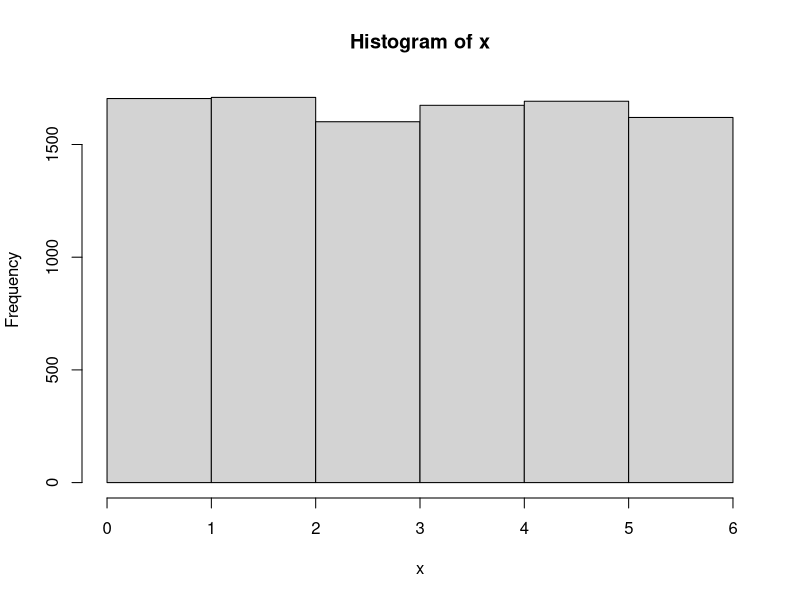
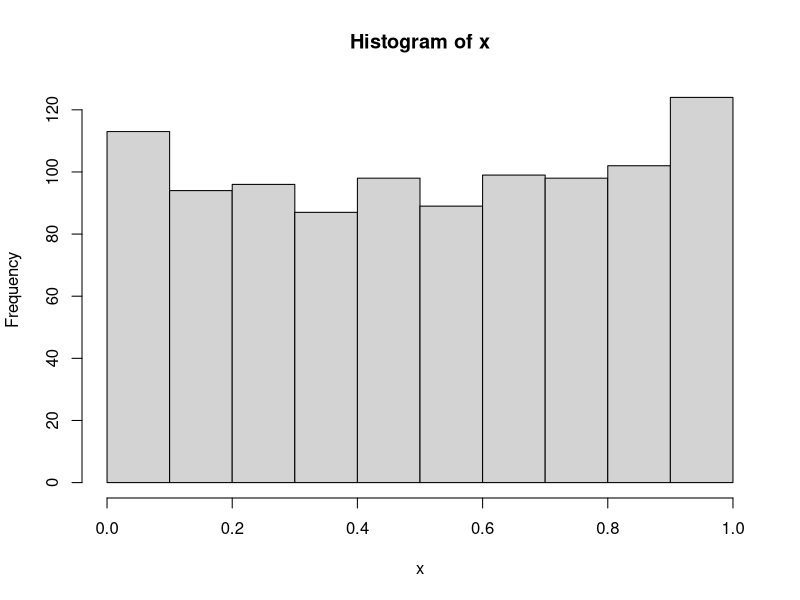
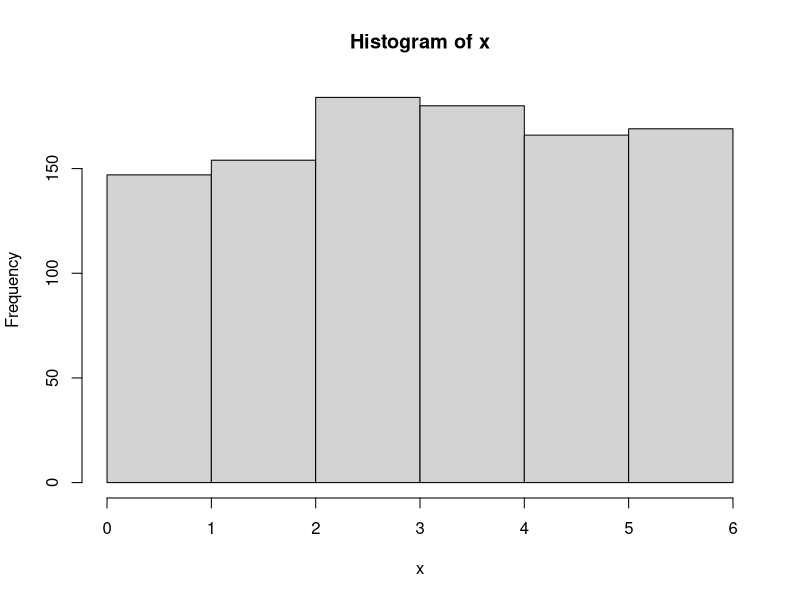
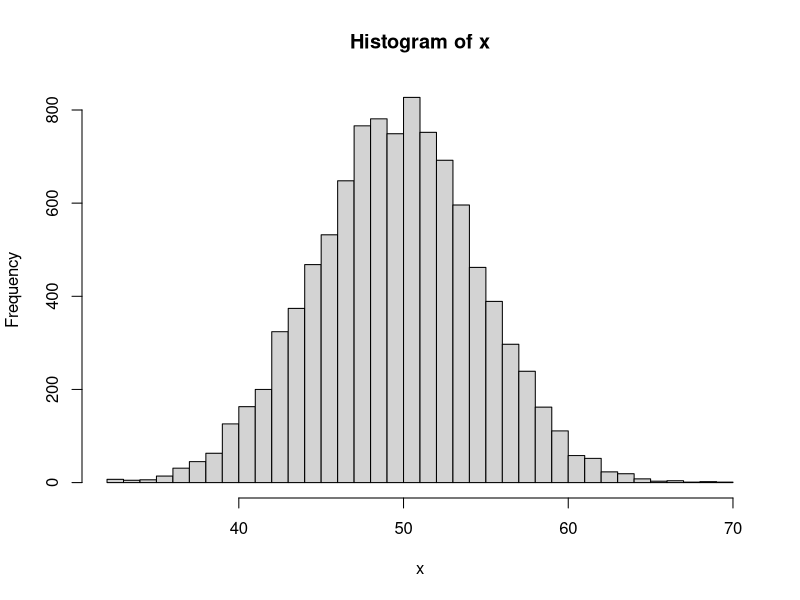
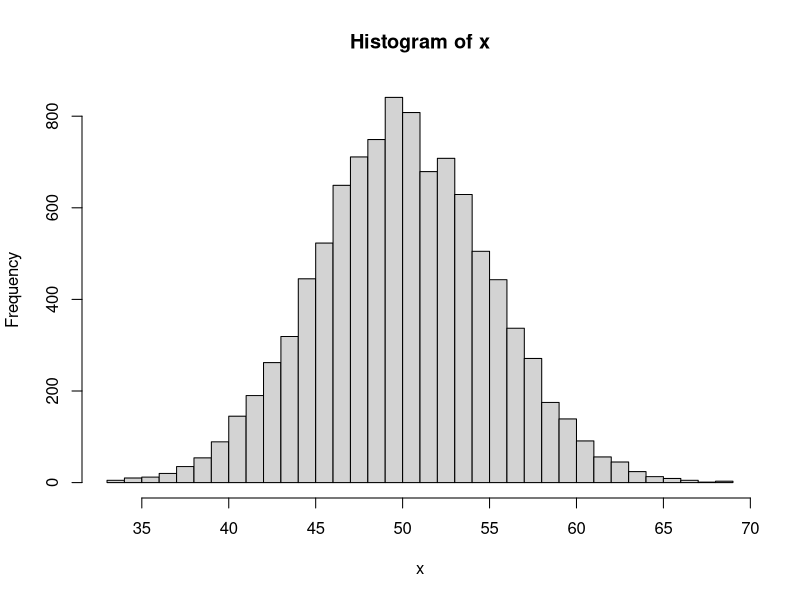

Source code (R) for these figures, in order:
## ---- chunk 1
x <- sample(x = 1:6,        # 範囲
            size = 10000,   # 乱数の数
            replace = TRUE) # 重複あり
hist(x, breaks = 0:6) # ヒストグラム
## ---- chunk 2
x <- runif(min = 0,  # 最小
           max = 1,  # 最大
           n = 1000) # 乱数の数
hist(x)
## ---- chunk 3
x <- as.integer(      # 整数に変換
  runif(min = 1,      # 最小
        max = 7,      # 最大+1
        n = 1000))    # 乱数の数
hist(x, breaks = 0:6) # 結果は割愛
## ---- chunk 4
n <- 100
p <- 0.5
r <- 10000
x <- rbinom(size = n, # 試行回数
            prob = p, # 確率
            n = r)    # 乱数の数
hist(x, breaks = max(x) - min(x))
## ---- chunk 5
r <- 10000
x <- rnorm(mean = 50, # 平均
           sd = 5,    # 標準偏差
           n = r)     # 乱数の数
hist(x, breaks = 40)
## ---- chunk 6
library(tidyverse)

f <- function(k) {
  n <- 10000
  tmp <- replicate(n = n, expr = g(rnorm(n =  k, sd = 3)))
  list(k = k,
       mean = mean(tmp),       # 平均
       se = sd(tmp) / sqrt(n)) # 標準誤差
}
## ---- chunk 7
g <- var
c(10, 20, 30) %>% map_dfr(f)
#> # A tibble: 3 x 3
#>       k  mean     se
#>   <dbl> <dbl>  <dbl>
#> 1    10  8.98 0.0427
#> 2    20  8.97 0.0288
#> 3    30  9.03 0.0233
## ---- chunk 8
g <- sd
c(5, 10, 15, 20) %>% map_dfr(f)
#> # A tibble: 3 x 3
#>       k  mean      se
#>   <dbl> <dbl>   <dbl>
#> 1    10  2.92 0.00701
#> 2    20  2.95 0.00481
#> 3    30  2.97 0.00394
## ---- chunk 9
g <- function(x) {
  n <- length(x)
  sd(x) *
    sqrt((n - 1) / 2) *
    gamma((n - 1) / 2) /
    gamma(n / 2)
}
c(10, 20, 30) %>% map_dfr(f)
#> # A tibble: 3 x 3
#>       k  mean      se
#>   <dbl> <dbl>   <dbl>
#> 1    10  3.00 0.00717
#> 2    20  2.99 0.00488
#> 3    30  3.00 0.00396
